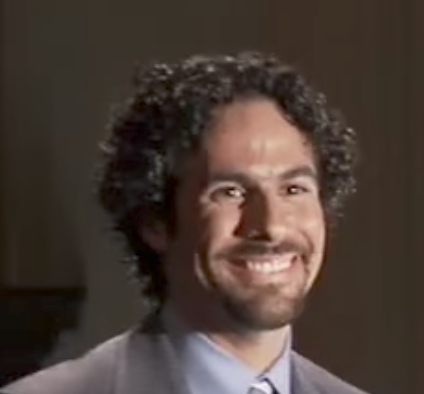
#> input picture test_images/base/student3_beard_glasses_base.png, 424 x 394 px
$ python setup_test_images.py
#> lines starting #> are read from the running program, lines starting #| are printed output that depends on the picture
import os
import requests
import cv2
import numpy as np

BASE_DIR = os.path.join(os.path.dirname(__file__), 'base')
CAPTURE_DIR = os.path.join(os.path.dirname(__file__), 'capture')

os.makedirs(BASE_DIR, exist_ok=True)
os.makedirs(CAPTURE_DIR, exist_ok=True)

SAMPLES = {
    os.path.join(BASE_DIR, 'student1_base.jpg'): 'https://raw.githubusercontent.com/ageitgey/face_recognition/master/examples/obama.jpg',
    os.path.join(CAPTURE_DIR, 'student1_diff_lighting_angle.jpg'): 'https://raw.githubusercontent.com/ageitgey/face_recognition/master/examples/obama2.jpg',
    os.path.join(CAPTURE_DIR, 'student2_impostor.jpg'): 'https://raw.githubusercontent.com/ageitgey/face_recognition/master/examples/biden.jpg',
    os.path.join(BASE_DIR, 'student3_beard_glasses_base.png'): 'https://raw.githubusercontent.com/ageitgey/face_recognition/master/examples/alex-lacamoire.png',
    os.path.join(CAPTURE_DIR, 'multi_face_crowd.jpg'): 'https://raw.githubusercontent.com/ageitgey/face_recognition/master/examples/two_people.jpg',
    os.path.join(BASE_DIR, 'student4_lena.jpg'): 'https://raw.githubusercontent.com/opencv/opencv/master/samples/data/lena.jpg'
}

for path, url in SAMPLES.items():
    if not os.path.exists(path):
        print(f'Fetching {os.path.basename(path)}...')
        resp = requests.get(url, timeout=10)
        if resp.status_code == 200:
            with open(path, 'wb') as f:
                f.write(resp.content)
            print(f'Saved {path}')
        else:
            print(f'Failed to fetch {url}: {resp.status_code}')

# Generate a synthetic "no face" blank scenery image
no_face_path = os.path.join(CAPTURE_DIR, 'no_face_blank.jpg')
if not os.path.exists(no_face_path):
    blank_img = np.zeros((400, 400, 3), dtype=np.uint8)
    blank_img[:] = (200, 180, 150) # Beige wall texture
    cv2.putText(blank_img, 'EMPTY HOSTEL ROOM', (50, 200), cv2.FONT_HERSHEY_SIMPLEX, 0.8, (50, 50, 50), 2)
    cv2.imwrite(no_face_path, blank_img)
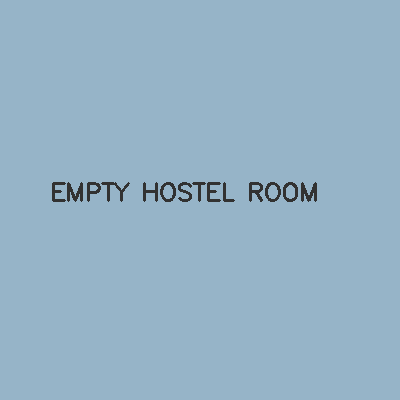
#> saved as no_face_blank.jpg: shape (400, 400, 3); mean B, G, R 198.1, 178.4, 148.8
    print(f'Generated {no_face_path}')

# Generate glasses / variation from student3 for captured variation
student3_base = os.path.join(BASE_DIR, 'student3_beard_glasses_base.png')
student3_capture = os.path.join(CAPTURE_DIR, 'student3_beard_glasses_capture.jpg')
if os.path.exists(student3_base) and not os.path.exists(student3_capture):
    img = cv2.imread(student3_base)
#> img is the input picture: shape (394, 424, 3); mean B, G, R 53.5, 60.8, 74
    # Apply minor brightness and color shift to simulate a real hostel gate camera
    adjusted = cv2.convertScaleAbs(img, alpha=0.92, beta=15)
    cv2.imwrite(student3_capture, adjusted)
    print(f'Generated {student3_capture}')

print('Test images setup complete!')
